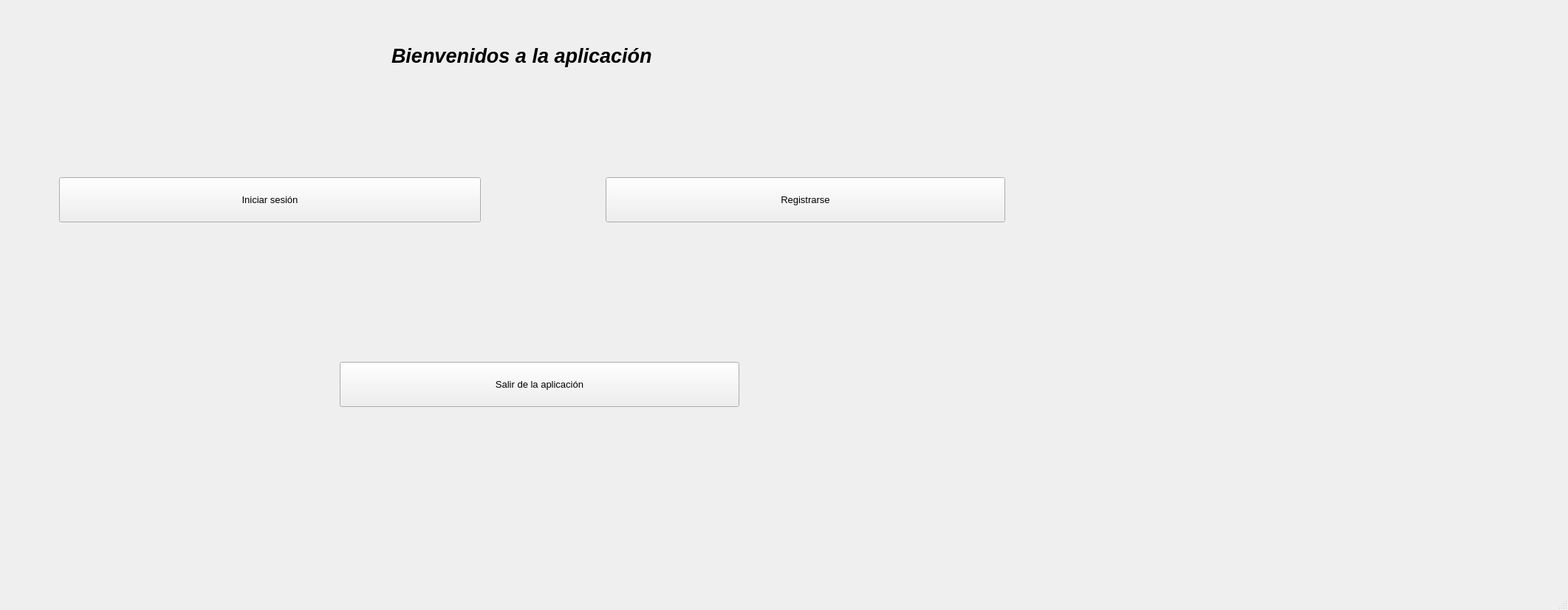
<?xml version="1.0" encoding="UTF-8"?>
<ui version="4.0">
 <class>MainWindow</class>
 <widget class="QMainWindow" name="MainWindow">
  <property name="geometry">
   <rect>
    <x>0</x>
    <y>0</y>
    <width>2123</width>
    <height>826</height>
   </rect>
  </property>
  <property name="windowTitle">
   <string>MainWindow</string>
  </property>
  <widget class="QWidget" name="centralwidget">
   <widget class="QLabel" name="lblTitulo">
    <property name="geometry">
     <rect>
      <x>530</x>
      <y>50</y>
      <width>501</width>
      <height>51</height>
     </rect>
    </property>
    <property name="font">
     <font>
      <family>Segoe UI</family>
      <pointsize>20</pointsize>
      <weight>75</weight>
      <italic>true</italic>
      <bold>true</bold>
     </font>
    </property>
    <property name="text">
     <string>Bienvenidos a la aplicación</string>
    </property>
   </widget>
   <widget class="QPushButton" name="btnLogin">
    <property name="geometry">
     <rect>
      <x>80</x>
      <y>240</y>
      <width>571</width>
      <height>61</height>
     </rect>
    </property>
    <property name="font">
     <font>
      <family>Segoe UI</family>
      <pointsize>10</pointsize>
     </font>
    </property>
    <property name="text">
     <string>Iniciar sesión</string>
    </property>
   </widget>
   <widget class="QPushButton" name="btnRegistro">
    <property name="geometry">
     <rect>
      <x>820</x>
      <y>240</y>
      <width>541</width>
      <height>61</height>
     </rect>
    </property>
    <property name="font">
     <font>
      <family>Segoe UI</family>
      <pointsize>10</pointsize>
     </font>
    </property>
    <property name="text">
     <string>Registrarse</string>
    </property>
   </widget>
   <widget class="QPushButton" name="btnSalir">
    <property name="geometry">
     <rect>
      <x>460</x>
      <y>490</y>
      <width>541</width>
      <height>61</height>
     </rect>
    </property>
    <property name="font">
     <font>
      <family>Segoe UI</family>
      <pointsize>10</pointsize>
     </font>
    </property>
    <property name="text">
     <string>Salir de la aplicación</string>
    </property>
   </widget>
   <widget class="QWidget" name="imagen" native="true">
    <property name="geometry">
     <rect>
      <x>1510</x>
      <y>110</y>
      <width>411</width>
      <height>651</height>
     </rect>
    </property>
   </widget>
  </widget>
  <widget class="QMenuBar" name="menubar">
   <property name="geometry">
    <rect>
     <x>0</x>
     <y>0</y>
     <width>2123</width>
     <height>26</height>
    </rect>
   </property>
  </widget>
  <widget class="QStatusBar" name="statusbar"/>
 </widget>
 <resources/>
 <connections/>
</ui>
